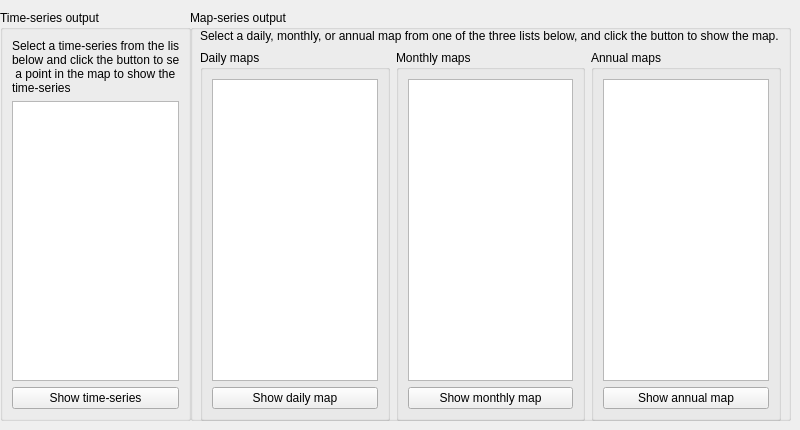
       <widget class="QWidget" name="visualizeTab">
        <attribute name="title">
         <string>Visualize results</string>
        </attribute>
        <widget class="QGroupBox" name="groupBox_33">
         <property name="geometry">
          <rect>
           <x>0</x>
           <y>10</y>
           <width>191</width>
           <height>411</height>
          </rect>
         </property>
         <property name="title">
          <string>Time-series output</string>
         </property>
         <layout class="QVBoxLayout" name="verticalLayout_13">
          <item>
           <widget class="QLabel" name="label_3">
            <property name="text">
             <string>Select a time-series from the list
below and click the button to select
 a point in the map to show the
time-series</string>
            </property>
           </widget>
          </item>
          <item>
           <widget class="QListWidget" name="timeSeriesListWidget"/>
          </item>
          <item>
           <widget class="QPushButton" name="showTimeSeriesButton">
            <property name="text">
             <string>Show time-series</string>
            </property>
           </widget>
          </item>
         </layout>
        </widget>
        <widget class="QGroupBox" name="groupBox_34">
         <property name="geometry">
          <rect>
           <x>190</x>
           <y>10</y>
           <width>601</width>
           <height>411</height>
          </rect>
         </property>
         <property name="title">
          <string>Map-series output</string>
         </property>
         <widget class="QWidget" name="horizontalLayoutWidget">
          <property name="geometry">
           <rect>
            <x>10</x>
            <y>40</y>
            <width>581</width>
            <height>371</height>
           </rect>
          </property>
          <layout class="QHBoxLayout" name="horizontalLayout_13">
           <item>
            <widget class="QGroupBox" name="groupBox_35">
             <property name="title">
              <string>Daily maps</string>
             </property>
             <layout class="QVBoxLayout" name="verticalLayout_27">
              <item>
               <widget class="QListWidget" name="dMapSeriesListWidget"/>
              </item>
              <item>
               <widget class="QPushButton" name="showDMapSeriesButton">
                <property name="text">
                 <string>Show daily map</string>
                </property>
               </widget>
              </item>
             </layout>
            </widget>
           </item>
           <item>
            <widget class="QGroupBox" name="groupBox_36">
             <property name="title">
              <string>Monthly maps</string>
             </property>
             <layout class="QVBoxLayout" name="verticalLayout_26">
              <item>
               <widget class="QListWidget" name="mMapSeriesListWidget"/>
              </item>
              <item>
               <widget class="QPushButton" name="showMMapSeriesButton">
                <property name="text">
                 <string>Show monthly map</string>
                </property>
               </widget>
              </item>
             </layout>
            </widget>
           </item>
           <item>
            <widget class="QGroupBox" name="groupBox_37">
             <property name="title">
              <string>Annual maps</string>
             </property>
             <layout class="QVBoxLayout" name="verticalLayout_25">
              <item>
               <widget class="QListWidget" name="yMapSeriesListWidget"/>
              </item>
              <item>
               <widget class="QPushButton" name="showYMapSeriesButton">
                <property name="text">
                 <string>Show annual map</string>
                </property>
               </widget>
              </item>
             </layout>
            </widget>
           </item>
          </layout>
         </widget>
         <widget class="QLabel" name="label_4">
          <property name="geometry">
           <rect>
            <x>10</x>
            <y>10</y>
            <width>581</width>
            <height>31</height>
           </rect>
          </property>
          <property name="text">
           <string>Select a daily, monthly, or annual map from one of the three lists below, and click the button to show the map.</string>
          </property>
         </widget>
        </widget>
       </widget>
